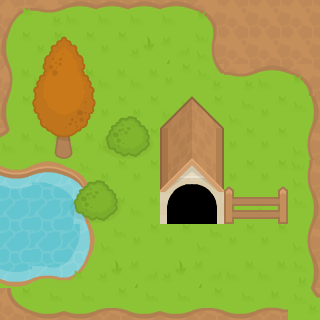

The image is a tile-based game level rendered from a .tmx file. Its description and complete source (layers, tilesets, objects, tile grids) follow:
An orthogonal 10x10 tile map with 32x32 px tiles, 3 tile layers (1, 2, 3).

<map version="1.10" tiledversion="1.10.1" orientation="orthogonal" renderorder="right-down" width="10" height="10" tilewidth="32" tileheight="32" infinite="0" nextlayerid="4" nextobjectid="1">
 <tileset firstgid="1" name="tileset" tilewidth="32" tileheight="32" tilecount="1040" columns="40">
  <image source="tileset.png" width="1280" height="832" />
 </tileset>
 <layer id="1" name="1" width="10" height="10">
  <data encoding="csv">
1,2,3,3,3,3,6,55,55,55,
41,43,43,43,169,170,46,55,55,55,
81,83,83,83,83,43,88,2,5,6,
121,123,123,123,123,83,43,44,45,86,
89,163,163,163,43,44,45,45,45,126,
24,25,26,43,43,409,410,45,45,46,
64,65,66,83,83,449,450,85,85,86,
184,185,186,128,123,123,124,125,125,126,
224,225,226,169,170,169,170,165,165,166,
201,202,202,203,204,202,203,204,205,88
</data>
 </layer>
 <layer id="2" name="2" width="10" height="10">
  <data encoding="csv">
0,0,0,0,0,0,0,0,0,0,
0,805,806,0,0,0,0,0,0,0,
0,845,846,0,0,0,0,0,0,0,
0,885,886,721,722,0,0,0,0,0,
0,925,926,761,762,489,490,0,0,0,
0,0,721,722,0,529,530,0,0,0,
0,0,761,762,0,449,450,0,0,0,
0,0,0,0,0,0,0,0,0,0,
0,0,0,0,0,0,0,0,0,0,
0,0,0,0,0,0,0,0,0,0
</data>
 </layer>
 <layer id="3" name="3" width="10" height="10">
  <data encoding="csv">
0,0,0,0,0,0,0,0,0,0,
0,0,0,0,0,0,0,0,0,0,
0,0,0,0,0,0,0,0,0,0,
0,0,0,0,0,486,487,0,0,0,
0,0,0,0,0,0,0,0,0,0,
0,0,0,0,0,0,0,893,814,0,
0,0,0,0,0,0,0,933,854,0,
0,0,0,0,0,0,0,0,0,0,
0,0,0,0,0,0,0,0,0,0,
0,0,0,0,0,0,0,0,0,0
</data>
 </layer>
</map>
